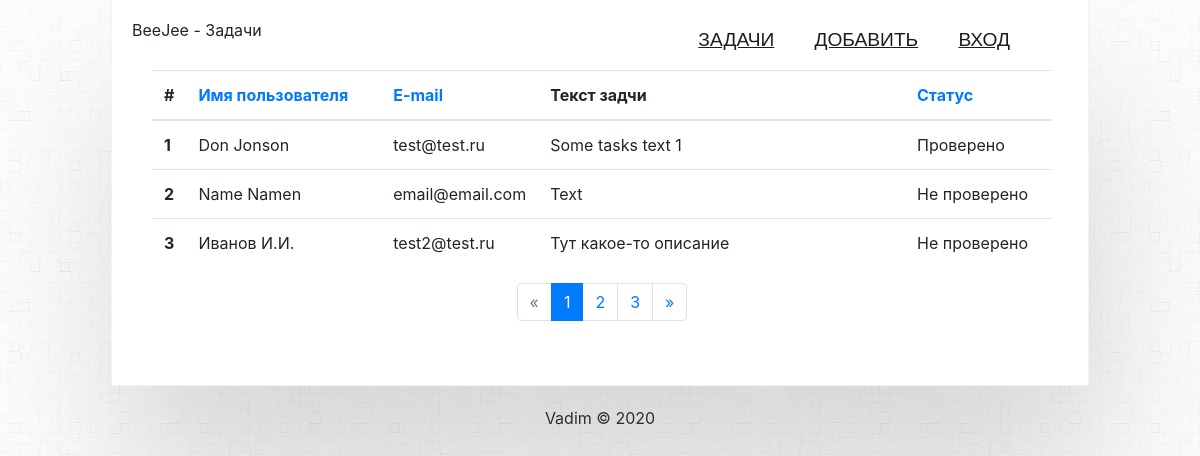
The page / on the database its author committed.
### tables this page shows
CREATE TABLE `tasks` (
  `id` int NOT NULL AUTO_INCREMENT,
  `name` varchar(255) NOT NULL,
  `email` varchar(255) NOT NULL,
  `text` text NOT NULL,
  `status` int NOT NULL DEFAULT '0',
  `edited` int NOT NULL DEFAULT '0',
  PRIMARY KEY (`id`)
);

### application/core/view.php (called while the page is built)
<?php
class View
{
	function generate($content_view, $template_view, $data = null)
	{
		include 'application/views/'.$template_view;
	}
}

### application/app.php (called while the page is built, shortened)
<?php
require_once 'core/view.php';
require_once 'core/route.php';
require_once 'core/db.php';
Route::start();
 ?>

### index.php (called while the page is built, shortened)
<?php
require_once 'application/app.php';

### application/core/db.php (called while the page is built, shortened)
<?php
class Db
{
    public $pdo;
    public function __construct()
    {
        $settings = $this->getPDOSettings();
        $this->pdo = new \PDO($settings['dsn'], $settings['user'], $settings['pass'], null);
    }
    protected function getPDOSettings()
    {
        $config = include 'application/Config/Db.php';
        $result['dsn'] = "{$config['type']}:host={$config['host']};dbname={$config['dbname']};charset={$config['charset']}";
        $result['user'] = $config['user'];
        $result['pass'] = $config['pass'];
        return $result;
    }
    public function execute($query, array $params=null)
    {
        if(is_null($params)){
            $stmt = $this->pdo->query($query);
            return $stmt->fetchAll(PDO::FETCH_ASSOC);
        }
        $stmt = $this->pdo->prepare($query);
        $stmt->execute($params);
        return $stmt->fetchAll(PDO::FETCH_ASSOC);
    }
    public function queryCount($query, array $params=null)
    {
        $stmt = $this->pdo->query($query);
        return $stmt->fetchColumn();
    }
}
?>

### application/config/db.php (called while the page is built)
<?php
return [
'type' => 'mysql',
'host' => 'localhost',
'dbname' => 'beejee',
'charset' => 'utf8',
'user' => 'root',
'pass' => 'root'
];
?>

### application/models/model_main.php (called while the page is built)
<?php
class Model_Tasks extends Model
{
	public function get_data()
	{
      $DB = new DB();
      $p = $_GET['p'];
      $f_order = $_GET['f_order'];
      $order = $_GET['order'];
      if(isset($p)){
        $pageno = $p;
      }else{
        $pageno = 1;
      }
      if(!isset($f_order)){
        $f_order = 'name';
        $order = 'ASC';
      }
      $no_of_records_per_page = 3;
      $offset = ($pageno-1) * $no_of_records_per_page;
      $total_pages_sql = "SELECT COUNT(*) FROM tasks";
      $total_rows = $DB->queryCount($total_pages_sql);
      $total_pages = ceil($total_rows / $no_of_records_per_page);
      $sql = "SELECT * FROM tasks ORDER BY $f_order $order LIMIT $offset, $no_of_records_per_page";
      $datas = array($pageno,$total_pages,$DB->execute($sql),$f_order,$order);
      return $datas;
  }
}
?>

### application/views/main_view.php (the view, shortened to what this page needs)
<?php
$count=1;
$current_page = $data[0];
$pages = $data[1];
$data_s = $data[2];
$name_order = $data[3];
$order = $data[4];
$norder = 'ASC';
$eorder = 'ASC';
$sorder = 'ASC';
if($name_order == 'name'){
  if($order == 'ASC'){
    $norder = 'DESC';
  }else{
    $norder = 'ASC';
  }
} elseif ($name_order == 'email'){
  if($order == 'ASC'){
    $eorder = 'DESC';
  }else{
    $eorder = 'ASC';
  }
} elseif ($name_order == 'status'){
  if($order == 'ASC'){
    $sorder = 'DESC';
  }else{
    $sorder = 'ASC';
  }
}
 ?>
<table class="table table-hover">
  <thead>
    <tr>
      <th scope="col" width="10px">#</th>
      <th scope="col" width="200px"><a href="/main/index?p=<?php echo $current_page; ?>&f_order=name&order=<?php echo $norder; ?>">Имя пользователя</a></th>
      <th scope="col" width="150px"><a href="/main/index?p=<?php echo $current_page; ?>&f_order=email&order=<?php echo $eorder; ?>">E-mail</a></th>
      <th scope="col" width="390px">Текст задчи</th>
      <th scope="col" width="150px"><a href="/main/index?p=<?php echo $current_page; ?>&f_order=status&order=<?php echo $sorder; ?>">Статус</a></th>
    </tr>
  </thead>
  <tbody>
    <?php foreach ($data_s as $value) { ?>
      <tr>
        <th scope="row"><?php echo $count; ?></th>
        <td><?php echo $value['name']; ?></td>
        <td><?php echo $value['email']; ?></td>
        <td><?php echo $value['text']; ?></td>
        <td><?php
          if ($value['status'] == 0) {
            echo 'Не проверено';
          } else {
            echo 'Проверено';
          }
        ?></td>
      </tr>
    <?php
      $count++;
    } ?>
  </tbody>
</table>
<div>
  <nav aria-label="Page navigation example">
    <ul class="pagination justify-content-center">
        <?php
          $prev_page = $current_page-1;
          if($prev_page == 0){
            echo '<li class="page-item disabled">';
            echo '<a class="page-link" href="#" aria-label="Previous">';
          }else{
            echo '<li class="page-item">';
            echo '<a class="page-link" href="/main/index?p='.$prev_page.'&f_order='.$name_order.'&order='.$order.'" aria-label="Previous">';
          }
         ?>
          <span aria-hidden="true">&laquo;</span>
        </a>
      </li>
      <?php for ($i=1; $i<=$pages; $i++) {
          if($i == $current_page){
            $active = 'active';
          }else{
            $active = '';
          }
          ?>
          <li class="page-item <?php echo $active; ?>"><a class="page-link" href="/main/index?p=<?php echo $i; ?>&f_order=<?php echo $name_order; ?>&order=<?php echo $order; ?>"><?php echo $i; ?></a></li>
      <?php } ?>
        <?php
          $next_page = $current_page+1;
          if($next_page > $pages){
              echo '<li class="page-item disabled">';
              echo '<a class="page-link" href="#" aria-label="Next">';
          } else {
              echo '<li class="page-item">';
              echo '<a class="page-link" href="/main/index?p='.$next_page.'&f_order='.$name_order.'&order='.$order.'" aria-label="Next">';
          }
         ?>
          <span aria-hidden="true">&raquo;</span>
        </a>
      </li>
    </ul>
  </nav>
</div>

### application/core/route.php (shortened to what this page needs)
<?php
class Route
{
	static function start()
	{
		$action_name = 'index';
		$action_name = 'action_'.$action_name;
		$controller = new $controller_name;
		$action = $action_name;
		if(method_exists($controller, $action))
		{
			$controller->$action();
		}
		else
		{
			Route::ErrorPage404();
		}
	}
}

### application/controllers/controller_main.php (shortened to what this page needs)
<?php
class Controller_Main extends Controller
{
	function __construct()
	{
		$this->model = new Model_Tasks();
		$this->view = new View();
	}
	function action_index()
	{
		$data = $this->model->get_data();
		if(isset($_SESSION['uid'])){
				$this->view->generate('main_view_login.php', 'template_view_login.php',$data);
		}else{
				$this->view->generate('main_view.php', 'template_view.php',$data);
		}
	}
}

### application/views/template_view.php (shortened to what this page needs)
<!DOCTYPE html PUBLIC "-//W3C//DTD XHTML 1.0 Strict//EN" "http://www.w3.org/TR/xhtml1/DTD/xhtml1-strict.dtd">
<html xmlns="http://www.w3.org/1999/xhtml">
	<head>
		<link rel="stylesheet" type="text/css" href="/css/custom.css" />
		<link rel="stylesheet" type="text/css" href="/css/bootstrap.css" />
	</head>
	<body>
		<div id="wrapper">
			<div id="header">
				<div id="logo">
					<span class="cms">BeeJee - Задачи</span>
				</div>
				<div id="menu">
					<ul>
						<li class="first active"><a href="/">Задачи</a></li>
						<li><a href="/addtask">Добавить</a></li>
						<li class="last"><a href="/login">Вход</a></li>
					</ul>
					<br class="clearfix" />
				</div>
			</div>
			<div id="page">
				<div id="content">
					<?php include 'application/views/'.$content_view; ?>
					<br class="clearfix" />
				</div>
				<br class="clearfix" />
			</div>
		</div>
		<div id="footer">
			<a href="/">Vadim</a> &copy; 2020</a>
		</div>
	</body>
</html>

### css/custom.css (style rules this page uses)
body { line-height: 1.75em; background: #fff url('../images/00bd.png'); font-size: 11.5pt; color: #353535; }
#content { min-width: 900px; }
#footer { padding: 20px 0 20px 0; text-align: center; text-shadow: 1px 1px 0px rgba(255,255,255,0.7); color: #353535; }
#footer a { color: #353535; }
#header { height: 50px; padding: 5px; position: relative; }
#logo { position: absolute; top: 5px; left: 20px; height: 50px; line-height: 50px; }
#menu { line-height: 57px; position: absolute; right: 40px; top: 10px; height: 50px; font-family: "Open Sans", sans-serif; }
#menu a { text-transform: uppercase; text-decoration: underline; color: #1C1C1C; font-size: 1.2em; }
#menu ul { padding: 0 20px 0 20px; list-style: none; }
#menu ul li { display: inline; padding: 10px 10px 10px 10px; margin: 0 8px 0 8px; }
#page { margin: 0; position: relative; width: 900px; padding: 20px 40px 0 40px; }
#wrapper { width: 978px; position: relative; background: #FFF; margin: 0 auto 0 auto; box-shadow: 10px 100px 150px 0px rgba(0,0,0,0.15); border: solid 1px #f3f3f3; border-top: 0; }

### rows shown on the page
tasks: name "Don Jonson", email "test@test.ru", text "Some tasks text 1", status "Проверено"
tasks: name "Name Namen", email "email@email.com", text "Text", status "Не проверено"
tasks: name "Иванов И.И.", email "test2@test.ru", text "Тут какое-то описание", status "Не проверено"
